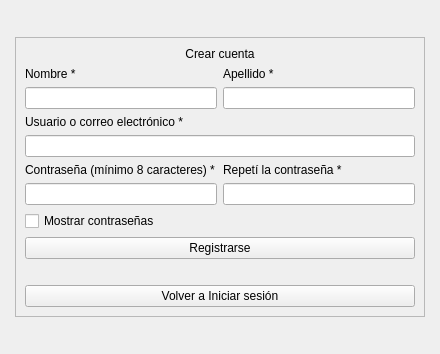
<?xml version="1.0" encoding="UTF-8"?>
<ui version="4.0">
 <class>pantalla_registro</class>
 <widget class="QWidget" name="pantalla_registro">
  <property name="geometry">
   <rect>
    <x>0</x>
    <y>0</y>
    <width>440</width>
    <height>354</height>
   </rect>
  </property>
  <property name="windowTitle">
   <string>Form</string>
  </property>
  <layout class="QGridLayout" name="gridLayout">
   <item row="0" column="1">
    <spacer name="verticalSpacer">
     <property name="orientation">
      <enum>Qt::Orientation::Vertical</enum>
     </property>
     <property name="sizeHint" stdset="0">
      <size>
       <width>20</width>
       <height>0</height>
      </size>
     </property>
    </spacer>
   </item>
   <item row="1" column="0">
    <spacer name="horizontalSpacer">
     <property name="orientation">
      <enum>Qt::Orientation::Horizontal</enum>
     </property>
     <property name="sizeHint" stdset="0">
      <size>
       <width>0</width>
       <height>20</height>
      </size>
     </property>
    </spacer>
   </item>
   <item row="1" column="1" rowspan="2">
    <widget class="QFrame" name="frame_tarjeta">
     <property name="minimumSize">
      <size>
       <width>410</width>
       <height>0</height>
      </size>
     </property>
     <property name="maximumSize">
      <size>
       <width>400</width>
       <height>16777215</height>
      </size>
     </property>
     <property name="frameShape">
      <enum>QFrame::Shape::StyledPanel</enum>
     </property>
     <property name="frameShadow">
      <enum>QFrame::Shadow::Raised</enum>
     </property>
     <layout class="QVBoxLayout" name="verticalLayout_5">
      <item>
       <widget class="QLabel" name="label_titulo">
        <property name="text">
         <string>Crear cuenta</string>
        </property>
        <property name="alignment">
         <set>Qt::AlignmentFlag::AlignCenter</set>
        </property>
       </widget>
      </item>
      <item>
       <layout class="QHBoxLayout" name="horizontalLayout">
        <item>
         <layout class="QVBoxLayout" name="verticalLayout">
          <item>
           <widget class="QLabel" name="label_usuario">
            <property name="text">
             <string>Nombre *</string>
            </property>
           </widget>
          </item>
          <item>
           <widget class="QLineEdit" name="input_apellido"/>
          </item>
         </layout>
        </item>
        <item>
         <layout class="QVBoxLayout" name="verticalLayout_2">
          <item>
           <widget class="QLabel" name="label_apellido">
            <property name="text">
             <string>Apellido *</string>
            </property>
           </widget>
          </item>
          <item>
           <widget class="QLineEdit" name="input_nombre"/>
          </item>
         </layout>
        </item>
       </layout>
      </item>
      <item>
       <widget class="QLabel" name="label_usuario_2">
        <property name="text">
         <string>Usuario o correo electrónico *</string>
        </property>
       </widget>
      </item>
      <item>
       <widget class="QLineEdit" name="input_usuario"/>
      </item>
      <item>
       <layout class="QHBoxLayout" name="horizontalLayout_2">
        <item>
         <layout class="QVBoxLayout" name="verticalLayout_3">
          <item>
           <widget class="QLabel" name="label_password">
            <property name="text">
             <string>Contraseña (mínimo 8 caracteres) *</string>
            </property>
           </widget>
          </item>
          <item>
           <widget class="QLineEdit" name="input_password">
            <property name="echoMode">
             <enum>QLineEdit::EchoMode::Password</enum>
            </property>
           </widget>
          </item>
         </layout>
        </item>
        <item>
         <layout class="QVBoxLayout" name="verticalLayout_4">
          <item>
           <widget class="QLabel" name="label_confirmar">
            <property name="text">
             <string>Repetí la contraseña *</string>
            </property>
           </widget>
          </item>
          <item>
           <widget class="QLineEdit" name="input_confirmar_password">
            <property name="echoMode">
             <enum>QLineEdit::EchoMode::Password</enum>
            </property>
           </widget>
          </item>
         </layout>
        </item>
       </layout>
      </item>
      <item>
       <widget class="QCheckBox" name="chk_mostrar_password">
        <property name="text">
         <string>Mostrar contraseñas</string>
        </property>
       </widget>
      </item>
      <item>
       <widget class="QPushButton" name="btn_registrar">
        <property name="text">
         <string>Registrarse</string>
        </property>
       </widget>
      </item>
      <item>
       <widget class="QLabel" name="label_mensaje">
        <property name="text">
         <string/>
        </property>
       </widget>
      </item>
      <item>
       <widget class="QPushButton" name="btn_volver_login">
        <property name="text">
         <string>Volver a Iniciar sesión</string>
        </property>
       </widget>
      </item>
     </layout>
    </widget>
   </item>
   <item row="2" column="2">
    <spacer name="horizontalSpacer_2">
     <property name="orientation">
      <enum>Qt::Orientation::Horizontal</enum>
     </property>
     <property name="sizeHint" stdset="0">
      <size>
       <width>0</width>
       <height>20</height>
      </size>
     </property>
    </spacer>
   </item>
   <item row="3" column="1">
    <spacer name="verticalSpacer_2">
     <property name="orientation">
      <enum>Qt::Orientation::Vertical</enum>
     </property>
     <property name="sizeHint" stdset="0">
      <size>
       <width>20</width>
       <height>0</height>
      </size>
     </property>
    </spacer>
   </item>
  </layout>
 </widget>
 <tabstops>
  <tabstop>input_apellido</tabstop>
  <tabstop>input_nombre</tabstop>
  <tabstop>input_usuario</tabstop>
  <tabstop>input_password</tabstop>
  <tabstop>input_confirmar_password</tabstop>
  <tabstop>chk_mostrar_password</tabstop>
  <tabstop>btn_registrar</tabstop>
  <tabstop>btn_volver_login</tabstop>
 </tabstops>
 <resources/>
 <connections/>
</ui>
